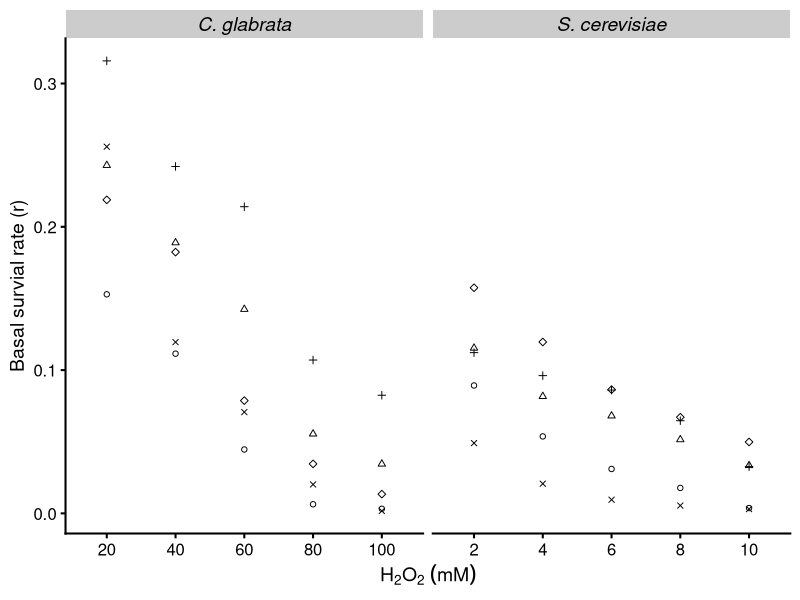
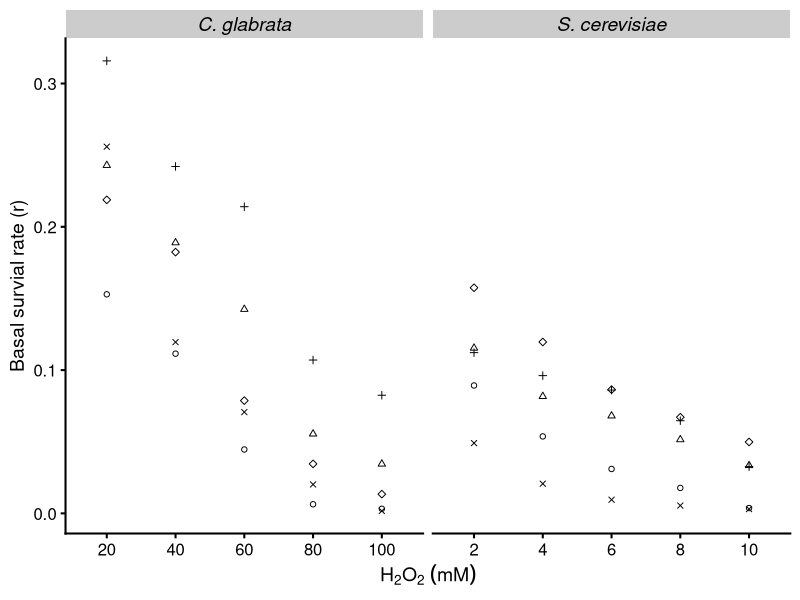

The R source for these figures, in order: (Note: this script raises an error after producing the figures.)
## ---- chunk 1
require(tidyverse)
require(cowplot)
## ---- chunk 2
tmp <- read_tsv("../input/20220726-ASR-CFU-raw.tsv", col_types = cols(), comment = "#")
raw <- read_csv("../input/20221224-ASR-CFU-raw.csv", col_types = cols(), comment = "#") %>% 
  mutate(Date = gsub("d(\\d\\d)(\\d\\d)(\\d\\d)", "\\1/\\2/\\3", Date)) %>% 
  select(-`MO/MM`, -`PO/PM`) %>% 
  bind_rows(add_column(tmp, Experimenter = "JL"))

# data sanity check, quick view
sapply(select(raw, Species, Strain, Genotype), unique)
## ---- chunk 3
use.s1 <- paste0(c("03/21", "03/22", "03/24", "03/28", "04/01"), "/22")
dat.Basal <- raw %>% select(-Experimenter, -Len_1, -Len_2, -Genotype) %>% 
  mutate(scaled = Count * Dilutions * 1e-3) %>% 
  filter(Date %in% use.s1) %>% 
  group_by(Date, Strain) %>% 
  mutate(r = num(scaled / scaled[Group == "M"], digits = 3))
dat.Basal
## ---- chunk 4
# expand the species names
species.label <- c(
  "Sc" = "S. cerevisiae",
  "Cg" = "C. glabrata"
)

p <- dat.Basal %>% 
  mutate(H2O2 = gsub(" mM", "", H2O2),
         H2O2 = fct_reorder(H2O2, as.numeric(H2O2))) %>% 
  filter(H2O2 != "0") %>% 
  ggplot(aes(x = H2O2, y = r)) +
  geom_point(aes(shape = Date)) + 
  #geom_line(aes(group = Date, color = Date), alpha = 0.8) +
  scale_color_brewer(palette = "Dark2") +
  scale_shape_manual(values = 1:5, guide = "none") +
  stat_summary(fun.data = "mean_cl_boot", geom = "pointrange", color = "red2",
               size = 0.8, position = position_nudge(x = 0.3)) +
  facet_wrap(~Species, scales = "free_x", labeller = as_labeller(species.label)) +
  xlab(bquote(H[2]*O[2]~(mM))) + ylab("Basal survial rate (r)") +
  theme_cowplot(line_size = 0.7) +
  theme(strip.text = element_text(size = rel(1), face = 3))
p
ggsave("../output/20230101-basal-survival-across-h2o2-range-sc-cg.png", width = 5, height = 3)
## ---- chunk 5
tmp <- dat.Basal %>% 
  filter(H2O2 %in% c("100 mM", "10 mM"))
tmp %>% group_by(Species) %>% summarize(mean = mean(r))

wilcox.test(r ~ Species, data = tmp, paired = TRUE)
## ---- chunk 6
use.s2 <- paste0(c("07/16", "07/17", "07/18", "07/29", "08/01", "08/02", "08/04", "08/11"), "/22")
dat.S2 <-  raw %>%
  separate(Group, into = c("Primary", "Secondary"), sep = 1) %>% 
  mutate(
    # arbitrarily decide any CFU counts < 3 are not included due to high CV
    Count = ifelse(Count < 3, NA, Count),
    scaled = Count * Dilutions * 1e-3
  ) %>% 
  filter(Date %in% use.s2) %>% 
  group_by(Date, Strain, Primary) %>% 
  # calculate r and r'
  mutate(r = num(scaled / scaled[Secondary == "M"], digits = 3)) %>% 
  # remove the secondary mock as the information are all used
  filter(Secondary != "M") %>%
  pivot_wider(id_cols = c(Date, Strain, Species, H2O2), 
              names_from = Primary, values_from = r, names_prefix = "r") %>% 
  mutate(ASR_score = rP / rM)
  
dat.S2
## ---- chunk 7
p <- dat.S2 %>% 
  filter(!is.na(ASR_score)) %>% 
  mutate(H2O2 = gsub(" ?mM", "", H2O2),
         H2O2 = fct_reorder(H2O2, as.numeric(H2O2))) %>% 
  filter(H2O2 != "0") %>% 
  ggplot(aes(x = H2O2, y = ASR_score)) +
  geom_point(position = position_jitter(width = 0.1), alpha = 0.8) + 
  stat_summary(fun.data = "mean_cl_boot", geom = "pointrange", color = "red",
               size = 0.8, position = position_nudge(x = 0.2)) +
  #scale_y_log10() +
  facet_wrap(~Species, scales = "free_x", labeller = as_labeller(species.label)) +
  xlab(bquote(H[2]*O[2]~(mM))) + ylab("ASR score (r'/r)") +
  theme_cowplot(line_size = 0.7) +
  theme(strip.text = element_text(size = rel(1), face = 3))
p
ggsave("../output/20230102-ASR-score-across-h2o2-range-sc-cg.png", width = 5, height = 3)
## ---- chunk 8
use.s3 <- paste0(c("06/06", "06/04", "06/01", "05/30"), "/20")
tmp <-  raw %>%
  filter(Date %in% use.s3) %>% 
  mutate(
    # arbitrarily decide any CFU counts < 3 are not included due to high CV
    # not in use here. instead, label them in the plot (see below)
    # count = ifelse(Count < 3, NA, Count),
    scaled = Count * Dilutions * 1e-2
  ) %>% 
  # remove uninformative columns. only one H2O2 conc used for each species
  select(-Strain, -Genotype, -H2O2, -Len_2, -Experimenter)
## ---- chunk 9
dat.S3 <- tmp %>% 
  group_by(Date, Species, Len_1, Group) %>%
  mutate(Repl = row_number()) %>% 
  pivot_wider(id_cols = c(Date, Species, Len_1, Repl),
              names_from = Group, values_from = scaled, names_sep = "") %>% 
  mutate(
    r = MO/MM, 
    rp = PO/PM, 
    ASR_score = rp/r,
    low_count = MO < 1 # mark experiments with < 3 counts
  )
dat.S3
## ---- chunk 10
p.asr <- list(
  geom_hline(yintercept = 1, linetype = 2, color = "gray50"),
  geom_point(position = position_jitter(width = 0.1), size = 2),
  stat_summary(fun.data = "mean_cl_boot", geom = "pointrange", color = "red",
               position = position_nudge(x = 0.2)),
  facet_wrap(~Species, scales = "free_x", labeller = as_labeller(species.label)),
  theme_cowplot(line_size = 0.7),
  theme(strip.text = element_text(size = rel(1.1), face = 3))
)
## ---- chunk 11
p <- dat.S3 %>% 
  #filter(!is.na(ASR_score)) %>% 
  mutate(len_1 = factor(gsub(" ?min", "", Len_1), levels = c("45", "90", "135"))) %>% 
  ggplot(aes(x = len_1, y = ASR_score)) + p.asr +
#  geom_hline(yintercept = 1, linetype = 2, color = "gray50") +
#  geom_point(position = position_jitter(width = 0.1), size = 2) + 
#  stat_summary(position = position_nudge(x = 0.2),
#               fun.data = "mean_cl_boot", geom = "pointrange", color = "red") +
  xlab("Length of primary stress (min)") + ylab("ASR score (r'/r)") +
#  facet_wrap(~Species, scales = "free_x", labeller = as_labeller(species.label)) +
#  theme_cowplot(line_size = 0.7) +
  theme(legend.text = element_text(size = rel(1), face = 3),
        legend.position = c(0.1, 0.85),
        strip.text = element_text(size = rel(1), face = 3))
p
ggsave("../output/20230103-ASR-score-across-noPi-length-sc-cg.png", width = 5, height = 3)
## ---- chunk 12
p <- dat.S3 %>% 
  #filter(!is.na(ASR_score)) %>% 
  mutate(len_1 = factor(Len_1, levels = c("45 min", "90 min", "135 min"))) %>% 
  ggplot(aes(x = Species, y = ASR_score)) +
  geom_point(#aes(fill = low_count),
    position = position_jitter(0.1), size = 1.5, shape = 21) + 
  stat_summary(
               fun.data = "mean_se", geom = "pointrange", color = "red") +
  #scale_y_log10() +
  scale_shape_manual(values = c(21,22), labels = species.label) +
  #scale_fill_manual(values = c("white", "gray40"), guide = "none") +
  #facet_wrap(~Species, scales = "free_x", labeller = as_labeller(species.label)) +
  facet_wrap(~ len_1, scales = "free") +
  xlab("Length of primary stress (min)") + ylab("ASR score (r'/r)") +
  theme_cowplot(line_size = 0.7)
p
ggsave("../output/20230103-ASR-score-across-noPi-length-sep-panel.png", width = 6, height = 3)
## ---- chunk 13
dat.6 <- read_csv("../input/20230205-Sc-Cg-rapamycin-nitrogen-ASR-raw.csv", col_types = cols(), comment = "#") %>% 
  mutate(Date = gsub("d(\\d\\d)(\\d\\d)(\\d\\d)", "\\1/\\2/\\3", Date))

# data sanity check, quick view
sapply(select(dat.6, Species, Strain, Genotype), unique)
## ---- chunk 14
tmp <- dat.6 %>% 
  filter(H2O2 == "Mock") %>% 
  group_by(Date, Species) %>% 
  mutate(
    # arbitrarily decide any CFU counts < 3 are not included due to high CV
    Count = ifelse(Count < 3, NA, Count),
    scaled = Count * Dilutions * 1e-2,
    r = scaled / scaled[`1st_Stress` == "Mock"]
  ) %>% 
  ungroup() %>% 
  filter(`1st_Stress` != "Mock") %>% 
  select(Date, Species, Strain, Primary = `1st_Stress`, Count, r)

dat.Prim <-  raw %>%
  separate(Group, into = c("Primary", "Secondary"), sep = 1) %>% 
  # use the S2 dataset to examine the effect of phosphate starvation on survival
  filter(Date %in% use.s2, Secondary == "M") %>% 
  mutate(
    # arbitrarily decide any CFU counts < 3 are not included due to high CV
    Count = ifelse(Count < 3, NA, Count),
    scaled = Count * Dilutions * 1e-2
  ) %>% 
  group_by(Date, Strain) %>% 
  # calculate r and r'
  mutate(r = scaled / scaled[Primary == "M"]) %>% 
  ungroup() %>% filter(Primary != "M") %>% 
  select(Date, Species, Strain, Primary, Count, r) %>% 
  bind_rows(tmp) %>% 
  mutate(Primary = factor(Primary,
                          levels = c("P", "62.5", "125", "0Ni"),
                          labels = c("-Pi", "Rapa\n62.5", 
                                     "Rapa\n125", "-Nitrogen")))
ggplot(dat.Prim, aes(x = Primary, y = r)) + p.asr +
  scale_y_continuous(breaks = seq(0.2, 1.2, by = 0.2)) +
  xlab("Primary stress (45 min)") + ylab("Survival %")
ggsave("../output/20230211-primary-stress-effect-on-survival.png")
## ---- chunk 15
with(dat.6, table(Date, paste(Species, H2O2, sep = ":")))
## ---- chunk 16
tmp <- dat.6 %>% 
  filter(H2O2 %in% c("60mM", "6mM"), Group == "MO", 
         !(Date %in% c("01/12/23", "01/18/23", "02/02/23")))# %>% 
tmp %>% group_by(Species) %>% summarize(mean = mean(`MO/MM`))
wilcox.test(`MO/MM` ~ Species, data = tmp, paired = TRUE)
## ---- chunk 17
tmp <- dat.6 %>% 
  filter(H2O2 %in% c("40mM", "4mM"), Group == "MO", !(Date %in% c("02/02/23")))
tmp %>% group_by(Species) %>% summarize(mean = mean(`MO/MM`))
wilcox.test(`MO/MM` ~ Species, data = tmp, paired = FALSE)
## ---- chunk 18
tmp <- filter(dat.6, Group == "MO") %>% 
  mutate(secondary = factor(H2O2, levels = c("60mM", "6mM", "40mM", "4mM"),
                            labels = c("high", "high", "low", "low")))
tmp %>% 
  group_by(secondary, Species) %>% 
  summarize(mean = num(mean(`MO/MM`), digits = 3), .groups = "drop")
wilcox.test(`MO/MM` ~ secondary, data = tmp, paired = FALSE)
## ---- chunk 19
# we will not use the days of experiments where only one species was assayed
dat.6p <- filter(dat.6, H2O2 != "Mock") %>% # remove the XM groups
  rename(primary = `1st_Stress`, r = `MO/MM`, rP = `PO/PM`) %>% 
  group_by(Date, Strain, H2O2) %>% # form groups to apply the same MO/MM
  mutate(r = r[primary == "Mock"], # MO/MM for each group
         secondary = 
           factor(H2O2, levels = c("40mM", "4mM", "60mM", "6mM"),
                  labels = c("40/4mM", "40/4mM", "60/6mM", "60/6mM"))) %>% 
  ungroup() %>%
  filter(!is.na(rP))
## ---- chunk 20
with(dat.6p, sum(round(rP/r, 5) != round(ASR_Score, 5)))
## ---- chunk 21
dat.6p %>% 
  filter(primary != "0Ni") %>% 
  ggplot(aes(x = primary, y = ASR_Score)) + p.asr +
  labs(x = "Rapamycin (ng/mL)", y = "ASR Score (r'/r)")
ggsave("../output/20230221-rapamycin-ASR.png", width = 4, height = 4)
